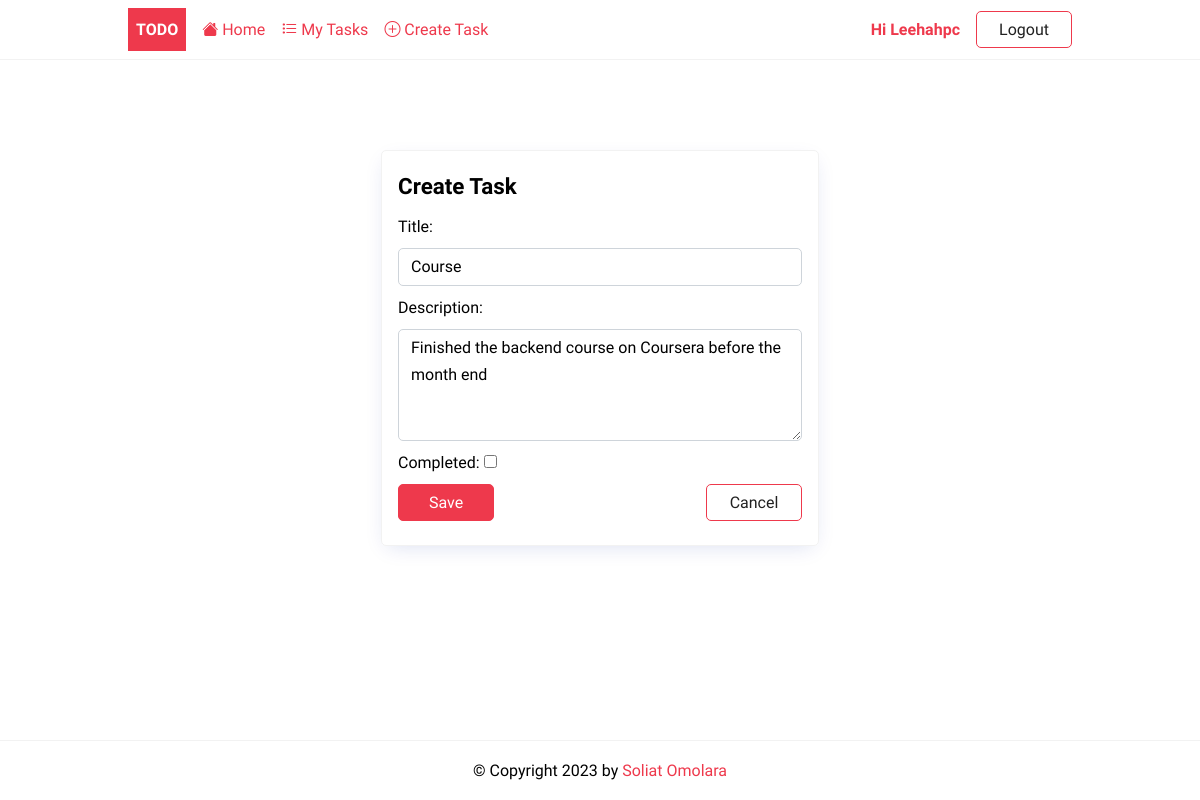
/details/update/3 (signed in), run on an earlier commit of the app's database.
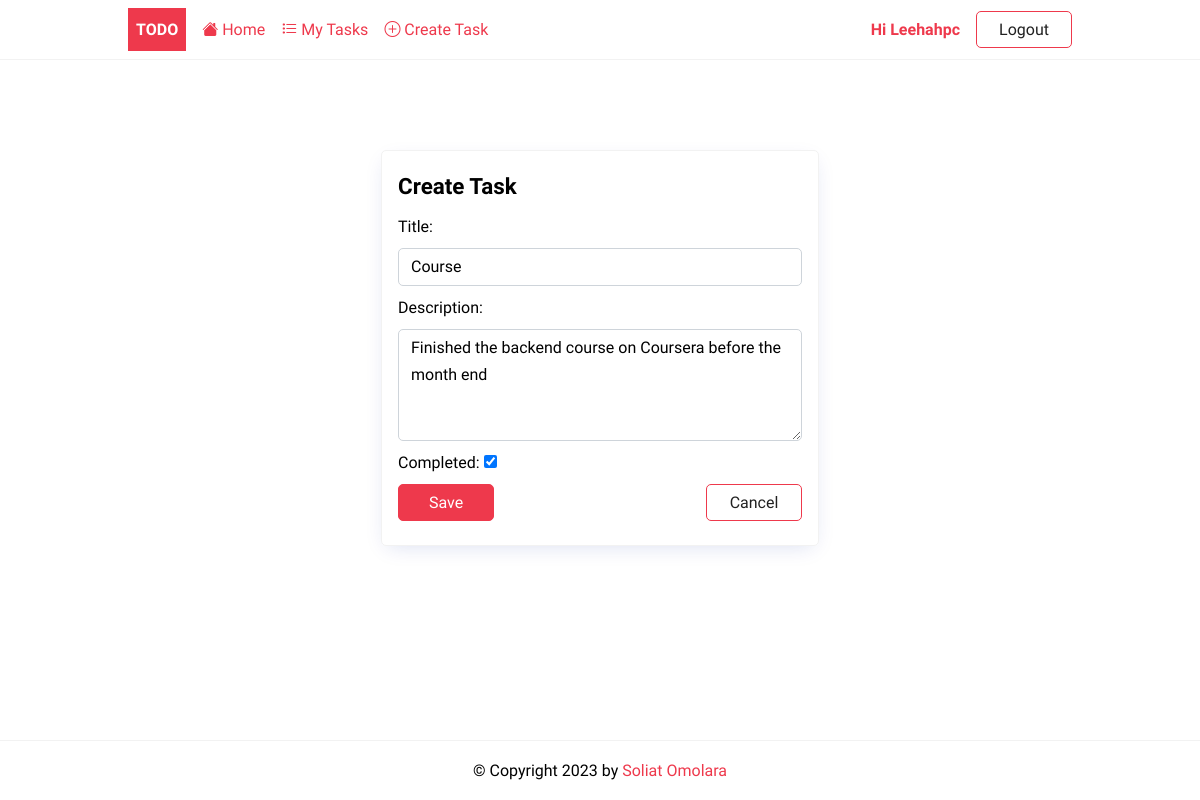
And on a later commit of the database.
### todoapp/models.py (models this page shows, shortened)
class Todo(models.Model):
    user = models.ForeignKey(User, on_delete=models.CASCADE, null=True, blank=True)
    title = models.CharField(max_length=250)
    description = models.TextField(null=True, blank=True)
    completed = models.BooleanField(default=False)
    created = models.DateTimeField(auto_now_add=True)

### todoapp/views.py (the view, shortened to what this page needs)
# urls.py: path('details/update/<int:pk>', TodoUpdate.as_view(), name='update'),
class TodoUpdate(LoginRequiredMixin,UpdateView):
    model = Todo
    fields = ['title', 'description', 'completed']
    success_url = reverse_lazy('tasks')
    def get_queryset(self):
        base_qs = super(TodoUpdate, self).get_queryset()
        return base_qs.filter(user=self.request.user)

### todoapp/templates/todoapp/todo_form.html (shortened to what this page needs)
{%extends 'todoapp/base.html'%}
{%block content%}
<div class="center">
	<form method="post" novalidate class="card">
	 	<h2>{% if task %} Update {%else %} Create {%endif%} Task</h2>
		{% for field in form %}
			{% if field.name == 'completed' %}
				<p>
					{{ field.label_tag }}
					{{ field }}
				</p>
			{% else %}
	    		{{ field.label_tag }}
	        	{{ field }}
	        {% endif %}
		{% endfor %}
		<div class="form-buttons">
			<input type="submit" value="Save" class="btn btn-primary"/>
			<a href="{%url 'tasks'%}" class="btn btn-outline">Cancel</a>
		</div>
	</form>
</div>
{%endblock content%}

What changed in the data, as far as the page shows it:
changed Todo "Course": completed "☐" → "☑"
